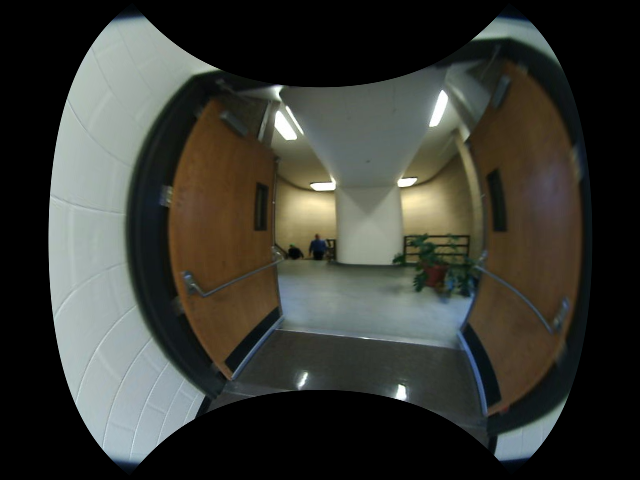
//> input picture Images/Results/INL511.png, 640 x 480 px
$ ./depth_filter   (built with g++ and OpenCV 4)
//> lines starting //> are read from the running program, lines starting //| are printed output that depends on the picture

#include <opencv2/imgproc/imgproc.hpp>
#include <opencv2/highgui/highgui.hpp>
#include <opencv/cv.h>
#include <opencv/highgui.h>
#include "opencv2/calib3d.hpp"
#include "opencv2/imgproc.hpp"
#include "opencv2/imgcodecs.hpp"
#include "opencv2/highgui.hpp"
#include "opencv2/core/utility.hpp"
#include "opencv2/ximgproc/disparity_filter.hpp"
#include <iostream>
#include <string>
#include <math.h>


using namespace cv;
using namespace cv::ximgproc;
using namespace std;


bool enableVisualization = 0;
// uncomment to visualize results
static const std::string OPENCV_WINDOW = "Image window";


//parameters for stereo matching and filtering
double vis_mult = 5.0;
int wsize = 3;
int max_disp = 16 * 2;
double lambda = 10000.0;
double sigma = 1.0;

// [5 lines of commented-out code are left out]

int speckleWindowSize = 50;
int speckleRange = 2;


//Some object instatiation that can be done only once
Mat left_for_matcher, right_for_matcher;
Mat left_disp, right_disp;
Mat filtered_disp;
Rect ROI;
Ptr<DisparityWLSFilter> wls_filter;
Mat filtered_disp_vis;


void compute_stereo(Mat& imL, Mat& imR)
{
	Mat Limage(imL);
	//confidence map
	Mat conf_map = Mat(imL.rows, imL.cols, CV_8U);
	conf_map = Scalar(255);

	// downsample images to speed up results

	/*resize(imL, left_for_matcher, Size(), 0.5, 0.5);
	resize(imR, right_for_matcher, Size(), 0.5, 0.5);*/


	resize(imL, left_for_matcher, Size(), 1, 1);
	resize(imR, right_for_matcher, Size(), 1, 1);

	//compute disparity
	Ptr<StereoSGBM> left_matcher = StereoSGBM::create(0, max_disp, wsize);
	left_matcher->setP1(24 * wsize*wsize);
	left_matcher->setP2(96 * wsize*wsize);
	left_matcher->setPreFilterCap(63);
	left_matcher->setUniquenessRatio(10);
	left_matcher->setSpeckleWindowSize(100);
	left_matcher->setSpeckleRange(32);
	left_matcher->setDisp12MaxDiff(1);
	//left_matcher->setMode(StereoSGBM::MODE_SGBM_3WAY);
	left_matcher->setMode(StereoSGBM::MODE_SGBM);

	wls_filter = createDisparityWLSFilter(left_matcher);
	Ptr<StereoMatcher> right_matcher = createRightMatcher(left_matcher);

	left_matcher->compute(left_for_matcher, right_for_matcher, left_disp);
	right_matcher->compute(right_for_matcher, left_for_matcher, right_disp);

	//filter
	wls_filter->setLambda(lambda);
	wls_filter->setSigmaColor(sigma);
	wls_filter->filter(left_disp, imL, filtered_disp, right_disp);

	//conf_map = wls_filter->getConfidenceMap();
	ROI = wls_filter->getROI();

	//visualization
	getDisparityVis(filtered_disp, filtered_disp_vis, vis_mult);
	// [7 lines of commented-out code are left out]


	namedWindow("left", WINDOW_AUTOSIZE);
	namedWindow("right", WINDOW_AUTOSIZE);

	namedWindow("DISP", WINDOW_AUTOSIZE);

	cv::imshow("left", imL);
	cv::imshow("right", imR);
	cv::imshow("DISP", filtered_disp_vis);


	//		viewer.showCloud(cloud_filtered2);
	cv::waitKey();
}


int main(int argc, char **argv) {
	Mat cv_left, cv_right;
	cv_left = imread("INL511.png", IMREAD_COLOR);
//> cv_left is the input picture: 480 rows x 640 cols, CV_8UC3; mean B, G, R 52.5, 58.7, 57.5
	cv_right = imread("INL512.png", IMREAD_COLOR);
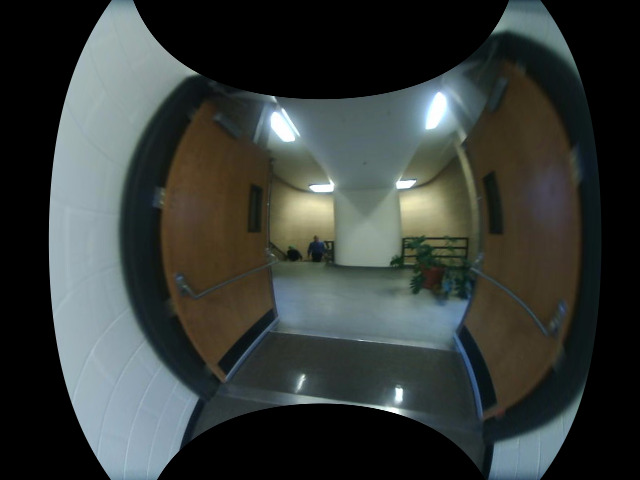
//> input picture Images/Results/INL512.png, 640 x 480 px
//> cv_right is the input picture: 480 rows x 640 cols, CV_8UC3; mean B, G, R 57.4, 60.2, 54.8

	//compute_stereo(cv_left->image, cv_right->image);
	compute_stereo(cv_left, cv_right);
//> in compute_stereo, `left_matcher->compute(left_for_matcher, right_for_matcher, left_disp);`:
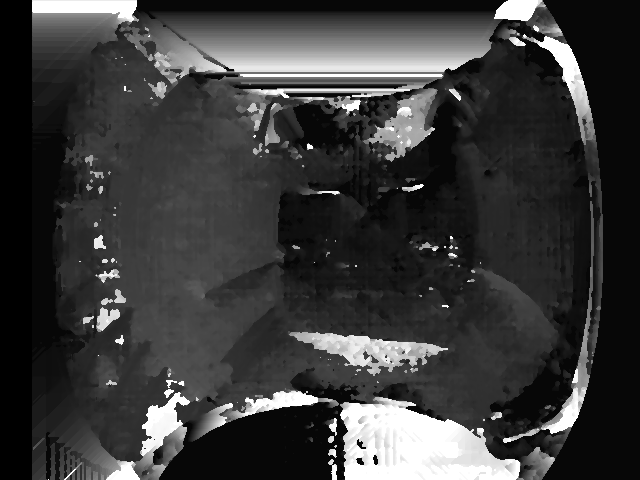
//> left_disp: 480 rows x 640 cols, CV_16SC1; min -16, max 496, mean 103.3; drawn with min black and max white
//> in compute_stereo, `right_matcher->compute(right_for_matcher, left_for_matcher, right_disp);`:
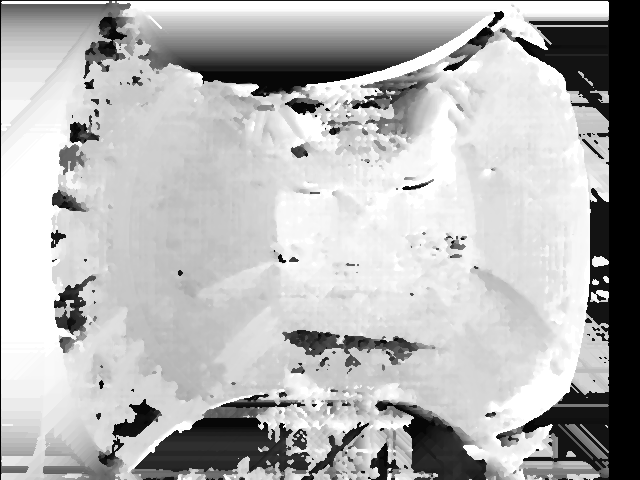
//> right_disp: 480 rows x 640 cols, CV_16SC1; min -512, max 0, mean -148.3; drawn with min black and max white
//> in compute_stereo, `wls_filter->filter(left_disp, imL, filtered_disp, right_disp);`:
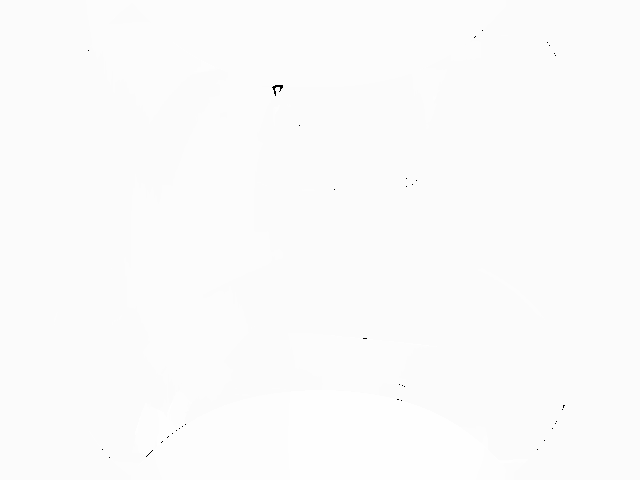
//> filtered_disp: 480 rows x 640 cols, CV_16SC1; min -32768, max 496, mean 83.5; drawn with min black and max white
//> in compute_stereo, `getDisparityVis(filtered_disp, filtered_disp_vis, vis_mult);`:
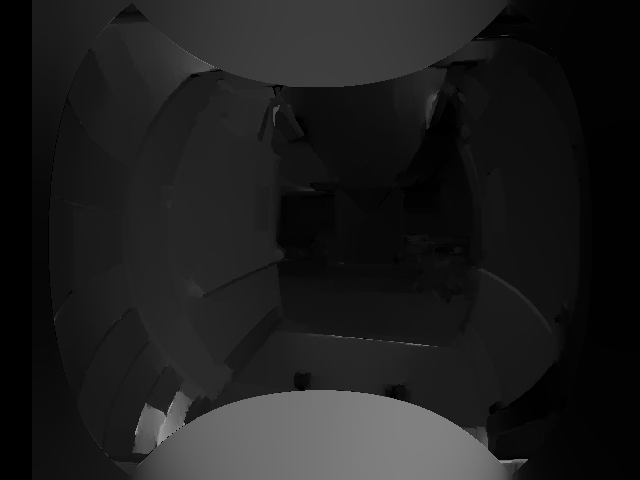
//> filtered_disp_vis: 480 rows x 640 cols, CV_8UC1; min 0, max 155, mean 29.5

	return 0;
}
